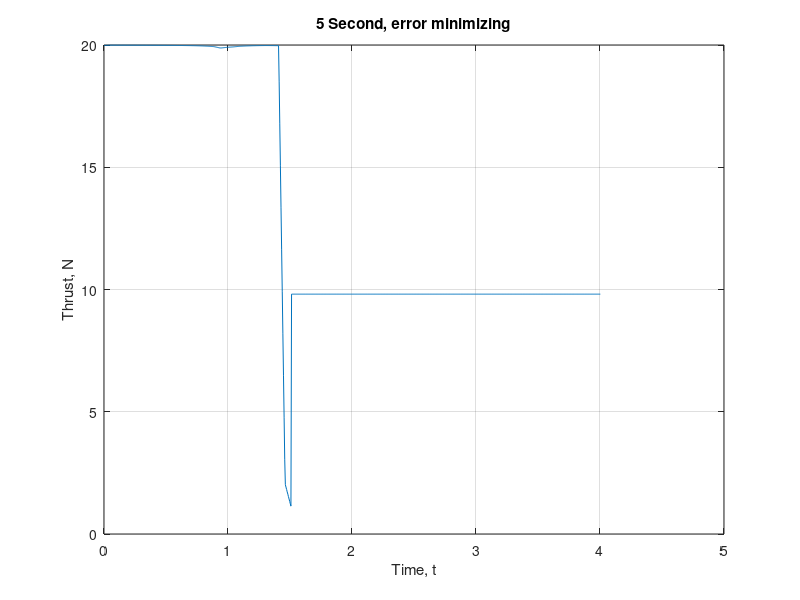

Source code (MATLAB):
load('data.mat')
t = processdata.t;
x = processdata.x;
xdot = processdata.xdot;
z = processdata.z;
zdot = processdata.zdot;
theta = processdata.theta;
f = controllerdata.actuators.thrust;
w = controllerdata.actuators.pitchrate;
%plot(t,x,t,xdot,t,z,t,zdot,t,theta)
plot(t,f)
%legend('x','xdot','z','zdot','theta')
xlabel('Time, t')
%ylabel('m, m/s, rad')
ylabel('Thrust, N')
title('5 Second, error minimizing')
grid on